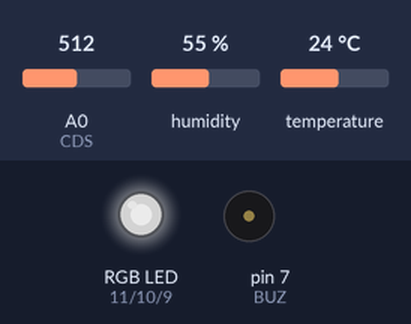
Simulated run of this sketch. Board: Arduino Uno, built with avr-gcc and run on an emulated ATmega328P. Shown: an RGB LED mixed from three pins (HIGH = lit), buzzer (waves = sounding, pin HIGH). Inputs (shaded band) come from the test bench; at power-on: A0 (CDS) = 512, humidity 55 %, temperature 24 °C. Dim RGB values are drawn brighter than linear; what the sketch prints to the serial monitor is not drawn.

Above: at 5.4 s.
5.5 s: A0 (CDS) set to 409
9.3 s: A0 (CDS) set to 392
At 10.5 s:
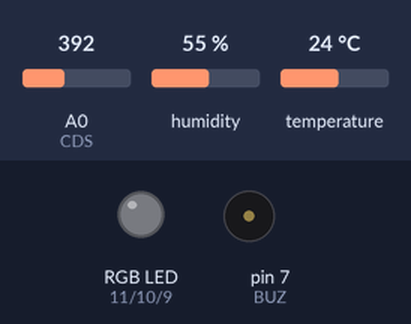
13.1 s: A0 (CDS) set to 410
At 14.05 s:
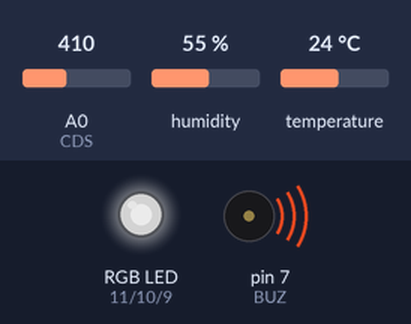
18.2 s: A0 (CDS) set to 390
At 20.0 s:
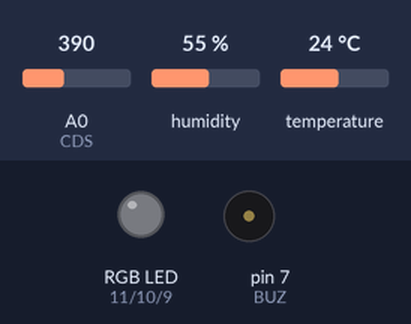
Timing chart, 0 to 21.5 s (numbered marks = the images above; inputs shaded):
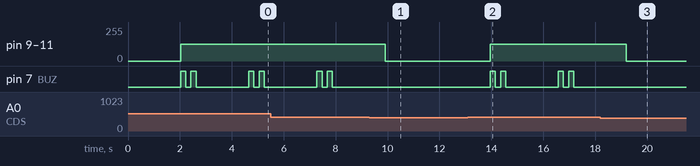

Measured:
- the behaviour switches between 400 and 399 on A0 (CDS) (found by bisection; images 0 and 1)
- after the input at 9.3 s, pin 9 (LED_B), pin 10 (LED_G), pin 11 (LED_R): 125/255 → 0/255 after 0.60 s; pin 7 (BUZ): stops changing and stays LOW
- after the input at 13.1 s, pin 9 (LED_B), pin 10 (LED_G), pin 11 (LED_R): 0/255 → 125/255 after 0.85 s; pin 7 (BUZ): LOW → HIGH after 0.85 s, → LOW 0.20 s later, → HIGH 0.20 s later, → LOW 0.20 s later, … (8 changes in this stretch)
- after the input at 18.2 s, pin 9 (LED_B), pin 10 (LED_G), pin 11 (LED_R): 125/255 → 0/255 after 1.0 s; pin 7 (BUZ): stops changing and stays LOW

The sketch:

Illumination1015.ino
```cpp
#include "DHT.h"

#define DHTPIN 8 // DHT11 pin 번호
#define DHTTYPE DHT11   // DHT 11
// define DHTTYPE DHT22
// define DHTTYPE DHT33
DHT dht(DHTPIN, DHTTYPE);

const int CDS = A0; // A0에 조도센서 연결

const int BUZ = 7;

const int LED_R = 11;
const int LED_G = 10;
const int LED_B = 9;
String data;

void setup() {
  Serial.begin(9600);
  pinMode(LED_R, OUTPUT);
  pinMode(LED_G, OUTPUT);
  pinMode(LED_B, OUTPUT);
  pinMode(BUZ, OUTPUT);

  Serial.println(F("온,습도 센서 시작"));
  Serial.println("조도 센서 시작");

  dht.begin();
}

void loop() {
  delay(2000);
  float h = dht.readHumidity();
  float t = dht.readTemperature();

  if (isnan(h) || isnan(t)) {
    Serial.println(F("Failed to read from DHT sensor!"));
    return;
  } // 오류 처리 (제대로 된 값이 안 들어온 경우) isnan ->  숫자정보가 아님.

  float hic = dht.computeHeatIndex(t, h, false);

  /* Serial.print(F("습도: "));
  Serial.print(h);
  Serial.print(F("%  온도: "));
  Serial.print(t);
  Serial.println(F("℃"));
  */

  // UI에 정보 송신 양식(파싱)  -> [라인번호/온도/습도]
  Serial.print("[1/");
  Serial.print(t);
  Serial.print("/");
  Serial.print(h);
  Serial.print("]");
  Serial.print("[2/");
  Serial.print(t + 6);
  Serial.print("/");
  Serial.print(h + 7);
  Serial.println("]");

  int CDS_val = analogRead(CDS);
  Serial.print("조도 값 : ");
  Serial.println(CDS_val);

  if (CDS_val >= 400){
    setColor(125, 125, 125);
    digitalWrite(BUZ, HIGH);
    delay(200);
    digitalWrite(BUZ, LOW);
    delay(200);
    digitalWrite(BUZ, HIGH);
    delay(200);
    digitalWrite(BUZ, LOW);
  }
  else {
    setColor(0, 0, 0);
  }
}

void setColor(int red, int green, int blue){
  analogWrite(LED_R, red);
  analogWrite(LED_G, green);
  analogWrite(LED_B, blue);
}

void setSound(double Octv){
  tone(BUZ, Octv);
  delay(300);
}
```
